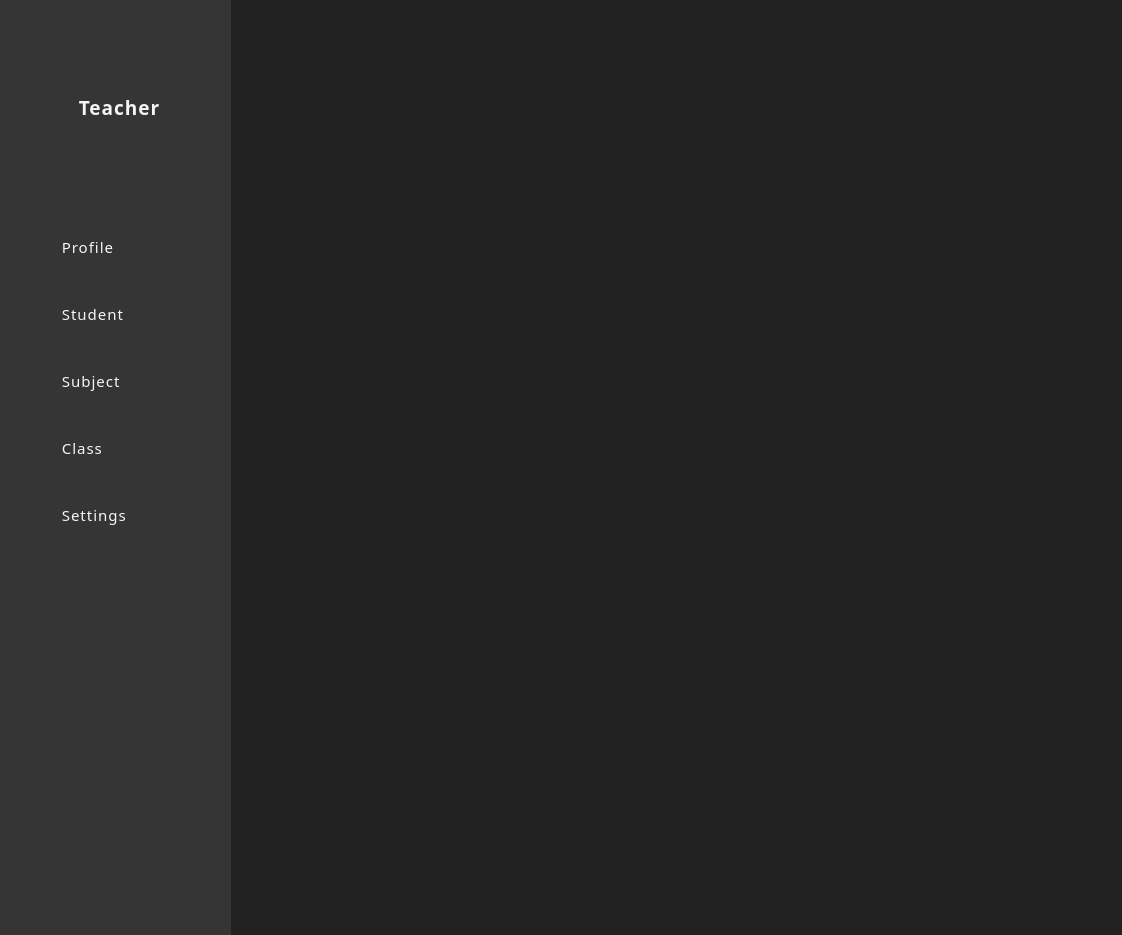
<?xml version="1.0" encoding="UTF-8"?>
<ui version="4.0">
 <class>MainForm</class>
 <widget class="QWidget" name="MainForm">
  <property name="geometry">
   <rect>
    <x>0</x>
    <y>0</y>
    <width>1122</width>
    <height>935</height>
   </rect>
  </property>
  <property name="sizePolicy">
   <sizepolicy hsizetype="Preferred" vsizetype="Preferred">
    <horstretch>0</horstretch>
    <verstretch>0</verstretch>
   </sizepolicy>
  </property>
  <property name="minimumSize">
   <size>
    <width>1122</width>
    <height>935</height>
   </size>
  </property>
  <property name="maximumSize">
   <size>
    <width>1122</width>
    <height>935</height>
   </size>
  </property>
  <property name="font">
   <font>
    <family>Segoe UI Semilight</family>
    <pointsize>12</pointsize>
   </font>
  </property>
  <property name="windowTitle">
   <string>Student &amp; Teacher Management</string>
  </property>
  <property name="windowIcon">
   <iconset>
    <normalon>../images/logo/SVG/author_logo.svg</normalon>
   </iconset>
  </property>
  <property name="accessibleName">
   <string>MainForm</string>
  </property>
  <property name="layoutDirection">
   <enum>Qt::LeftToRight</enum>
  </property>
  <property name="autoFillBackground">
   <bool>false</bool>
  </property>
  <property name="styleSheet">
   <string notr="true">background-color:rgb(33, 33, 33);</string>
  </property>
  <widget class="QWidget" name="widget" native="true">
   <property name="geometry">
    <rect>
     <x>-20</x>
     <y>0</y>
     <width>251</width>
     <height>941</height>
    </rect>
   </property>
   <property name="minimumSize">
    <size>
     <width>251</width>
     <height>941</height>
    </size>
   </property>
   <property name="styleSheet">
    <string notr="true">background-color:rgb(53, 53, 53);
border-radius:5px;
</string>
   </property>
   <widget class="QWidget" name="layoutWidget">
    <property name="geometry">
     <rect>
      <x>20</x>
      <y>0</y>
      <width>239</width>
      <height>551</height>
     </rect>
    </property>
    <layout class="QVBoxLayout" name="vertical_menu_layout">
     <property name="spacing">
      <number>5</number>
     </property>
     <property name="sizeConstraint">
      <enum>QLayout::SetMinimumSize</enum>
     </property>
     <property name="leftMargin">
      <number>5</number>
     </property>
     <property name="topMargin">
      <number>5</number>
     </property>
     <property name="rightMargin">
      <number>5</number>
     </property>
     <property name="bottomMargin">
      <number>5</number>
     </property>
     <item alignment="Qt::AlignHCenter|Qt::AlignVCenter">
      <widget class="QLabel" name="menu_title">
       <property name="minimumSize">
        <size>
         <width>229</width>
         <height>151</height>
        </size>
       </property>
       <property name="font">
        <font>
         <family>Segoe UI Semibold</family>
         <pointsize>14</pointsize>
         <weight>75</weight>
         <bold>true</bold>
        </font>
       </property>
       <property name="styleSheet">
        <string notr="true">color:whitesmoke;
text-align:left;
letter-spacing: 1px;
padding:10px;
margin:10px auto;</string>
       </property>
       <property name="text">
        <string>Teacher</string>
       </property>
       <property name="alignment">
        <set>Qt::AlignCenter</set>
       </property>
       <property name="wordWrap">
        <bool>true</bool>
       </property>
       <property name="margin">
        <number>0</number>
       </property>
       <property name="indent">
        <number>0</number>
       </property>
      </widget>
     </item>
     <item>
      <widget class="QPushButton" name="dsh_database_menu_button">
       <property name="minimumSize">
        <size>
         <width>229</width>
         <height>60</height>
        </size>
       </property>
       <property name="font">
        <font>
         <family>Segoe UI Semilight</family>
         <pointsize>11</pointsize>
        </font>
       </property>
       <property name="cursor">
        <cursorShape>PointingHandCursor</cursorShape>
       </property>
       <property name="mouseTracking">
        <bool>true</bool>
       </property>
       <property name="styleSheet">
        <string notr="true">color:whitesmoke;
padding:10px auto;
margin:10px;
text-align:left;
letter-spacing:1px</string>
       </property>
       <property name="text">
        <string>  Profile</string>
       </property>
       <property name="icon">
        <iconset>
         <normalon>../images/icon/SVG/person.svg</normalon>
        </iconset>
       </property>
       <property name="flat">
        <bool>true</bool>
       </property>
       <attribute name="buttonGroup">
        <string notr="true">menu_button</string>
       </attribute>
      </widget>
     </item>
     <item>
      <widget class="QPushButton" name="dsh_student_menu_button">
       <property name="minimumSize">
        <size>
         <width>229</width>
         <height>60</height>
        </size>
       </property>
       <property name="font">
        <font>
         <family>Segoe UI Semilight</family>
         <pointsize>11</pointsize>
        </font>
       </property>
       <property name="cursor">
        <cursorShape>PointingHandCursor</cursorShape>
       </property>
       <property name="mouseTracking">
        <bool>true</bool>
       </property>
       <property name="styleSheet">
        <string notr="true">color:whitesmoke;
padding:10px auto;
margin:10px;
text-align:left;
letter-spacing:1px</string>
       </property>
       <property name="text">
        <string>  Student</string>
       </property>
       <property name="icon">
        <iconset>
         <normalon>../images/icon/SVG/person.svg</normalon>
        </iconset>
       </property>
       <property name="flat">
        <bool>true</bool>
       </property>
       <attribute name="buttonGroup">
        <string notr="true">menu_button</string>
       </attribute>
      </widget>
     </item>
     <item>
      <widget class="QPushButton" name="dsh_teacher_menu_button">
       <property name="minimumSize">
        <size>
         <width>229</width>
         <height>60</height>
        </size>
       </property>
       <property name="font">
        <font>
         <family>Segoe UI Semilight</family>
         <pointsize>11</pointsize>
        </font>
       </property>
       <property name="cursor">
        <cursorShape>PointingHandCursor</cursorShape>
       </property>
       <property name="mouseTracking">
        <bool>true</bool>
       </property>
       <property name="styleSheet">
        <string notr="true">color:whitesmoke;
padding:10px auto;
margin:10px;
text-align:left;
letter-spacing:1px</string>
       </property>
       <property name="text">
        <string>  Subject</string>
       </property>
       <property name="icon">
        <iconset>
         <normalon>../images/icon/Person.svg</normalon>
        </iconset>
       </property>
       <property name="flat">
        <bool>true</bool>
       </property>
       <attribute name="buttonGroup">
        <string notr="true">menu_button</string>
       </attribute>
      </widget>
     </item>
     <item>
      <widget class="QPushButton" name="dsh_account_menu_button_4">
       <property name="minimumSize">
        <size>
         <width>229</width>
         <height>60</height>
        </size>
       </property>
       <property name="font">
        <font>
         <family>Segoe UI Semilight</family>
         <pointsize>11</pointsize>
        </font>
       </property>
       <property name="cursor">
        <cursorShape>PointingHandCursor</cursorShape>
       </property>
       <property name="mouseTracking">
        <bool>true</bool>
       </property>
       <property name="styleSheet">
        <string notr="true">color:whitesmoke;
padding:10px auto;
margin:10px;
text-align:left;
letter-spacing:1px</string>
       </property>
       <property name="text">
        <string>  Class</string>
       </property>
       <property name="icon">
        <iconset>
         <normalon>../images/icon/Person.svg</normalon>
        </iconset>
       </property>
       <property name="flat">
        <bool>true</bool>
       </property>
       <attribute name="buttonGroup">
        <string notr="true">menu_button</string>
       </attribute>
      </widget>
     </item>
     <item>
      <widget class="QPushButton" name="dsh_settings_menu_button">
       <property name="minimumSize">
        <size>
         <width>229</width>
         <height>60</height>
        </size>
       </property>
       <property name="font">
        <font>
         <family>Segoe UI Semilight</family>
         <pointsize>11</pointsize>
        </font>
       </property>
       <property name="cursor">
        <cursorShape>PointingHandCursor</cursorShape>
       </property>
       <property name="mouseTracking">
        <bool>true</bool>
       </property>
       <property name="styleSheet">
        <string notr="true">color:whitesmoke;
padding:10px auto;
margin:10px;
text-align:left;
letter-spacing:1px</string>
       </property>
       <property name="text">
        <string>  Settings</string>
       </property>
       <property name="icon">
        <iconset>
         <normalon>../images/icon/Person.svg</normalon>
        </iconset>
       </property>
       <property name="flat">
        <bool>true</bool>
       </property>
       <attribute name="buttonGroup">
        <string notr="true">menu_button</string>
       </attribute>
      </widget>
     </item>
    </layout>
    <zorder>menu_title</zorder>
    <zorder>dsh_student_menu_button</zorder>
    <zorder>dsh_settings_menu_button</zorder>
    <zorder>dsh_teacher_menu_button</zorder>
    <zorder>dsh_account_menu_button_4</zorder>
    <zorder>dsh_database_menu_button</zorder>
   </widget>
  </widget>
 </widget>
 <resources/>
 <connections/>
 <buttongroups>
  <buttongroup name="menu_button"/>
 </buttongroups>
</ui>
